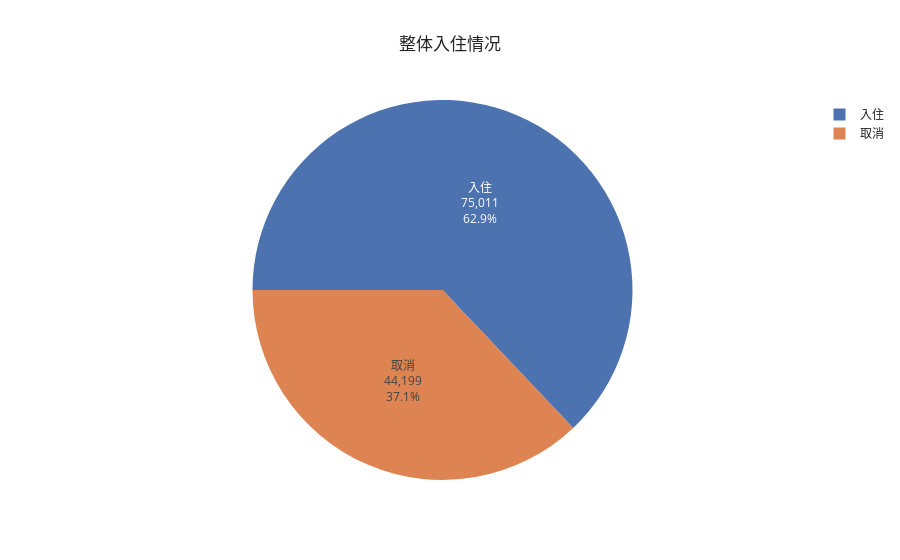

Write notebook code for a chart like this one.
### Code cell
fig = px.pie(total_booking,
             values=total_booking.values,
             names=total_booking.index,
             title="整体入住情况",
             template="seaborn")
fig.update_traces(rotation=-90, textinfo="value+percent+label")
fig.show()

### Figure 1 — Plotly figure (JSON) as saved in the notebook; plotly's stock layout.template omitted (floating-point values rounded to 4 significant figures)
{"data": [{"domain": {"x": [0, 1], "y": [0, 1]}, "hovertemplate": "index=%{label}<br>value=%{value}<extra></extra>", "labels": ["入住", "取消"], "legendgroup": "", "name": "", "rotation": -90, "showlegend": true, "textinfo": "value+percent+label", "type": "pie", "values": [75011, 44199]}], "layout": {"legend": {"tracegroupgap": 0}, "title": {"text": "整体入住情况"}}}
